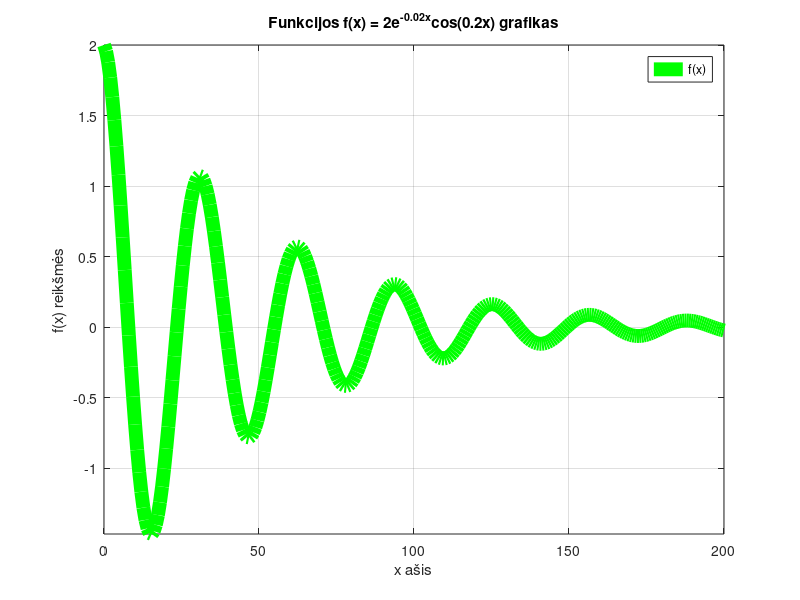
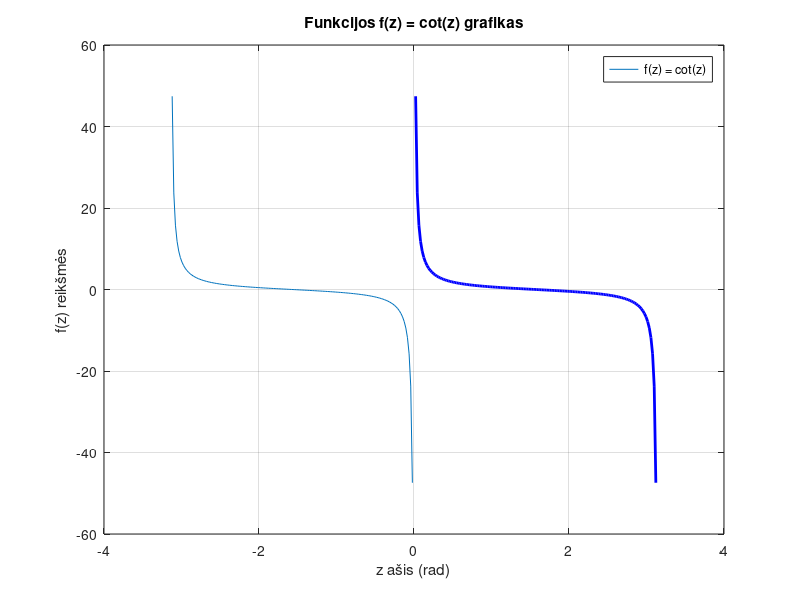

MATLAB code for these plots, in order: (Note: this script raises an error after producing the figures.)
% Stanislovas Purvelis
% EIF-25
% 9/28/2026
% 3 laboratorinis darbas. 3 variantas.

clc; clear;

%% 1. užduotis a dalis: Pirmoji funkcija f(x)

x = linspace(0, 200, 300);

f_x = 2 * exp(-0.02 * x) .* cos(0.2 * x);

figure(1);

plot(x, f_x, 'g', 'LineWidth', 10);

title('Funkcijos f(x) = 2e^{-0.02x}cos(0.2x) grafikas');
xlabel('x ašis');
ylabel('f(x) reikšmės');
legend('f(x)');
grid on;

axis([min(x) max(x) min(f_x) max(f_x)]);



%% 1. užduotis b dalis: Antroji funkcija f(z) = cot(z)

z1 = linspace(-pi, 0, 150);
z2 = linspace(0, pi, 150);

z1 = z1(2:end-1);
z2 = z2(2:end-1);

f_z = cot(z1);
f_zz = cot(z2);

figure(2);

plot(z1, f_z, z2, f_zz, 'b', 'LineWidth', 2);

title('Funkcijos f(z) = cot(z) grafikas');
xlabel('z ašis (rad)');
ylabel('f(z) reikšmės');
legend('f(z) = cot(z)');
grid on;

axis([min(z) max(z) -10 10]);

%% 2 užduotis: Specializuotų grafikų kūrimas

x = 0:0.05:10*pi;

y = sin(x) .* cos(x); 
z = cos(x);

figure(3);

subplot(2, 1, 1); 

plot3(x, y, z, 'b', 'LineWidth', 1.5);

title('a) Trimatė kreivė plot3');
xlabel('x ašis');
ylabel('y ašis');
zlabel('z ašis');
grid on;

subplot(2, 1, 2); 

polarplot(x, y, 'm', 'LineWidth', 1.5);

title('b) Funkcija y(x) kampinėje koordinačių ašyje');
grid on; 

%% 3 laboratorinis darbas. Papildoma užduotis (5 variantas)
A_amp = 7; f = 8; sigma = 2; U1 = 4; U2 = 3;
t = 0:0.002:2;

n = sigma * randn(size(t));
s_noisy = A_amp * sin(2*pi*f.*t) + 0.5 * A_amp * cos(4*pi*f.*t) + n;

s_filtered = s_noisy;
s_filtered(abs(s_filtered) < U2) = 0;

t_virs_U1 = t(s_noisy > U1);
reiksmes_virs_U1 = s_noisy(s_noisy > U1);

figure(4);

subplot(2, 1, 1); 

plot(t, s_noisy, 'b-', 'LineWidth', 2); hold on;
plot(t, s_filtered, 'r:', 'LineWidth', 2);

yline(U1, 'g--', 'U1 riba', 'LineWidth', 1.5);
yline(U2, 'm--', 'U2 riba', 'LineWidth', 1.5);
yline(-U2, 'm--', '-U2 riba', 'LineWidth', 1.5);

title('Pradinis ir filtruotas signalai su filtravimo ribomis');
xlabel('Laikas (s)');
ylabel('Įtampa (V)');
grid on;
axis([0 2 min(s_noisy)-1 max(s_noisy)+1]);

legend('Pradinis signalas', 'Filtruotas signalas', 'Location', 'northeast');
hold off;

subplot(2, 1, 2);

[max_val, max_idx] = max(reiksmes_virs_U1);
[min_val, min_idx] = min(reiksmes_virs_U1);

stem(t_virs_U1, reiksmes_virs_U1, 'k', 'LineWidth', 1); hold on;

plot(t_virs_U1(max_idx), max_val, 'go', 'MarkerFaceColor', 'g', 'MarkerSize', 9);
plot(t_virs_U1(min_idx), min_val, 'go', 'MarkerFaceColor', 'g', 'MarkerSize', 9);

title('Diskrečios signalo reikšmės viršijančios U1 ribą');
xlabel('Laikas (s)');
ylabel('Įtampa (V)');
grid on;

if ~isempty(t_virs_U1)
    axis([min(t_virs_U1) max(t_virs_U1) U1-0.5 max(reiksmes_virs_U1)+1]);
end

legend('Reikšmės > U1', 'Ekstremumai (Min/Max)', 'Location', 'northeast');
hold off;
